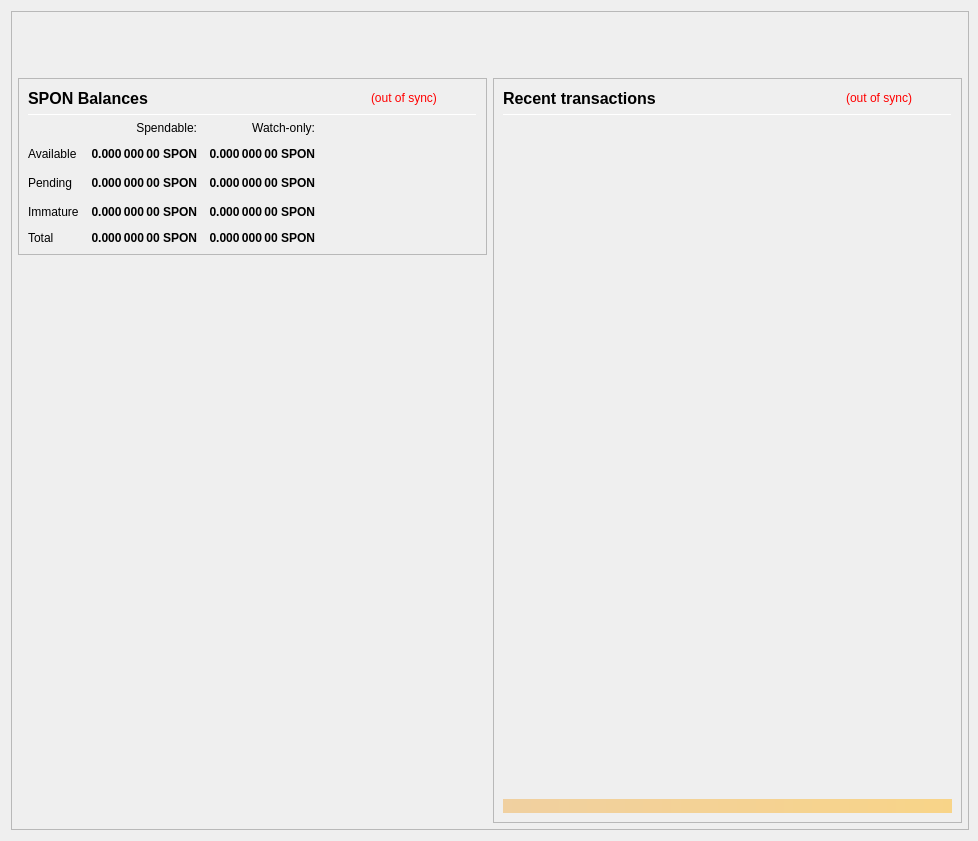
<?xml version="1.0" encoding="UTF-8"?>
<ui version="4.0">
 <class>OverviewPage</class>
 <widget class="QWidget" name="OverviewPage">
  <property name="geometry">
   <rect>
    <x>0</x>
    <y>0</y>
    <width>978</width>
    <height>841</height>
   </rect>
  </property>
  <property name="minimumSize">
   <size>
    <width>960</width>
    <height>682</height>
   </size>
  </property>
  <property name="font">
   <font>
    <weight>50</weight>
    <bold>false</bold>
   </font>
  </property>
  <property name="windowTitle">
   <string>Form</string>
  </property>
  <layout class="QVBoxLayout" name="topLayout" stretch="0">
   <property name="rightMargin">
    <number>9</number>
   </property>
   <item>
    <widget class="QFrame" name="frame_BG">
     <property name="minimumSize">
      <size>
       <width>850</width>
       <height>610</height>
      </size>
     </property>
     <property name="maximumSize">
      <size>
       <width>16777215</width>
       <height>16777215</height>
      </size>
     </property>
     <property name="frameShape">
      <enum>QFrame::StyledPanel</enum>
     </property>
     <property name="frameShadow">
      <enum>QFrame::Raised</enum>
     </property>
     <layout class="QVBoxLayout" name="verticalLayout_3" stretch="0">
      <property name="leftMargin">
       <number>0</number>
      </property>
      <property name="topMargin">
       <number>0</number>
      </property>
      <property name="rightMargin">
       <number>0</number>
      </property>
      <property name="bottomMargin">
       <number>6</number>
      </property>
      <item>
       <layout class="QVBoxLayout" name="verticalLayout_Master" stretch="0,1">
        <property name="leftMargin">
         <number>0</number>
        </property>
        <property name="topMargin">
         <number>0</number>
        </property>
        <property name="rightMargin">
         <number>0</number>
        </property>
        <property name="bottomMargin">
         <number>0</number>
        </property>
        <item>
         <widget class="QFrame" name="frame_Header">
          <layout class="QVBoxLayout" name="verticalLayout_Header" stretch="0">
           <property name="leftMargin">
            <number>0</number>
           </property>
           <property name="topMargin">
            <number>0</number>
           </property>
           <property name="rightMargin">
            <number>0</number>
           </property>
           <property name="bottomMargin">
            <number>0</number>
           </property>
           <item>
            <layout class="QHBoxLayout" name="horizontalLayout_Header" stretch="1,0">
             <property name="spacing">
              <number>6</number>
             </property>
             <item>
              <spacer name="horizontalSpacer_Header">
               <property name="orientation">
                <enum>Qt::Horizontal</enum>
               </property>
               <property name="sizeHint" stdset="0">
                <size>
                 <width>40</width>
                 <height>20</height>
                </size>
               </property>
              </spacer>
             </item>
             <item>
              <widget class="QLabel" name="labelOverviewHeaderRight">
               <property name="minimumSize">
                <size>
                 <width>464</width>
                 <height>60</height>
                </size>
               </property>
               <property name="maximumSize">
                <size>
                 <width>16777215</width>
                 <height>60</height>
                </size>
               </property>
               <property name="font">
                <font>
                 <pointsize>14</pointsize>
                </font>
               </property>
               <property name="text">
                <string/>
               </property>
               <property name="alignment">
                <set>Qt::AlignRight|Qt::AlignTrailing|Qt::AlignVCenter</set>
               </property>
              </widget>
             </item>
            </layout>
           </item>
          </layout>
         </widget>
        </item>
        <item>
         <widget class="QFrame" name="frame_Content">
          <layout class="QVBoxLayout" name="verticalLayout_Content">
           <property name="leftMargin">
            <number>6</number>
           </property>
           <property name="topMargin">
            <number>0</number>
           </property>
           <property name="rightMargin">
            <number>6</number>
           </property>
           <property name="bottomMargin">
            <number>0</number>
           </property>
           <item>
            <layout class="QHBoxLayout" name="horizontalLayout_Content" stretch="1,1">
             <property name="spacing">
              <number>6</number>
             </property>
             <item>
              <layout class="QVBoxLayout" name="verticalLayout_left" stretch="0,0">
               <item>
                <widget class="QFrame" name="frameBalances">
                 <property name="frameShape">
                  <enum>QFrame::StyledPanel</enum>
                 </property>
                 <property name="frameShadow">
                  <enum>QFrame::Raised</enum>
                 </property>
                 <layout class="QVBoxLayout" name="verticalLayout_4">
                  <item>
                   <layout class="QHBoxLayout" name="hlBalancesHeader" stretch="2,0,0">
                    <property name="spacing">
                     <number>6</number>
                    </property>
                    <item>
                     <widget class="QLabel" name="labelBalances">
                      <property name="minimumSize">
                       <size>
                        <width>0</width>
                        <height>0</height>
                       </size>
                      </property>
                      <property name="font">
                       <font>
                        <pointsize>12</pointsize>
                        <weight>75</weight>
                        <bold>true</bold>
                       </font>
                      </property>
                      <property name="text">
                       <string>SPON Balances</string>
                      </property>
                     </widget>
                    </item>
                    <item>
                     <widget class="QLabel" name="labelWalletStatus">
                      <property name="cursor">
                       <cursorShape>WhatsThisCursor</cursorShape>
                      </property>
                      <property name="toolTip">
                       <string>The displayed information may be out of date. Your wallet automatically synchronizes with the Sponsercoin network after a connection is established, but this process has not completed yet.</string>
                      </property>
                      <property name="styleSheet">
                       <string notr="true">QLabel { color: red; }</string>
                      </property>
                      <property name="text">
                       <string notr="true">(out of sync)</string>
                      </property>
                      <property name="alignment">
                       <set>Qt::AlignLeading|Qt::AlignLeft|Qt::AlignVCenter</set>
                      </property>
                     </widget>
                    </item>
                    <item>
                     <spacer name="hsBalancesHeader">
                      <property name="orientation">
                       <enum>Qt::Horizontal</enum>
                      </property>
                      <property name="sizeHint" stdset="0">
                       <size>
                        <width>40</width>
                        <height>20</height>
                       </size>
                      </property>
                     </spacer>
                    </item>
                   </layout>
                  </item>
                  <item>
                   <widget class="Line" name="lineBalances">
                    <property name="minimumSize">
                     <size>
                      <width>0</width>
                      <height>1</height>
                     </size>
                    </property>
                    <property name="maximumSize">
                     <size>
                      <width>16777215</width>
                      <height>1</height>
                     </size>
                    </property>
                    <property name="orientation">
                     <enum>Qt::Horizontal</enum>
                    </property>
                   </widget>
                  </item>
                  <item>
                   <layout class="QGridLayout" name="gridLayout">
                    <property name="spacing">
                     <number>12</number>
                    </property>
                    <item row="2" column="2">
                     <widget class="QLabel" name="labelWatchPending">
                      <property name="font">
                       <font>
                        <weight>75</weight>
                        <bold>true</bold>
                       </font>
                      </property>
                      <property name="cursor">
                       <cursorShape>ArrowCursor</cursorShape>
                      </property>
                      <property name="toolTip">
                       <string>Unconfirmed transactions to watch-only addresses</string>
                      </property>
                      <property name="text">
                       <string notr="true">0.000 000 00 SPON</string>
                      </property>
                      <property name="alignment">
                       <set>Qt::AlignRight|Qt::AlignTrailing|Qt::AlignVCenter</set>
                      </property>
                      <property name="textInteractionFlags">
                       <set>Qt::NoTextInteraction</set>
                      </property>
                     </widget>
                    </item>
                    <item row="2" column="1">
                     <widget class="QLabel" name="labelUnconfirmed">
                      <property name="font">
                       <font>
                        <weight>75</weight>
                        <bold>true</bold>
                       </font>
                      </property>
                      <property name="cursor">
                       <cursorShape>ArrowCursor</cursorShape>
                      </property>
                      <property name="toolTip">
                       <string>Total of transactions that have yet to be confirmed, and do not yet count toward the spendable balance</string>
                      </property>
                      <property name="text">
                       <string notr="true">0.000 000 00 SPON</string>
                      </property>
                      <property name="alignment">
                       <set>Qt::AlignRight|Qt::AlignTrailing|Qt::AlignVCenter</set>
                      </property>
                      <property name="textInteractionFlags">
                       <set>Qt::NoTextInteraction</set>
                      </property>
                     </widget>
                    </item>
                    <item row="3" column="2">
                     <widget class="QLabel" name="labelWatchImmature">
                      <property name="font">
                       <font>
                        <weight>75</weight>
                        <bold>true</bold>
                       </font>
                      </property>
                      <property name="cursor">
                       <cursorShape>ArrowCursor</cursorShape>
                      </property>
                      <property name="toolTip">
                       <string>Staked or masternode rewards in watch-only addresses that has not yet matured</string>
                      </property>
                      <property name="text">
                       <string notr="true">0.000 000 00 SPON</string>
                      </property>
                      <property name="alignment">
                       <set>Qt::AlignRight|Qt::AlignTrailing|Qt::AlignVCenter</set>
                      </property>
                      <property name="textInteractionFlags">
                       <set>Qt::NoTextInteraction</set>
                      </property>
                     </widget>
                    </item>
                    <item row="4" column="0">
                     <widget class="QLabel" name="labelTotalText">
                      <property name="text">
                       <string>Total</string>
                      </property>
                      <property name="textInteractionFlags">
                       <set>Qt::NoTextInteraction</set>
                      </property>
                     </widget>
                    </item>
                    <item row="3" column="1">
                     <widget class="QLabel" name="labelImmature">
                      <property name="font">
                       <font>
                        <weight>75</weight>
                        <bold>true</bold>
                       </font>
                      </property>
                      <property name="cursor">
                       <cursorShape>ArrowCursor</cursorShape>
                      </property>
                      <property name="toolTip">
                       <string>Staked or masternode rewards that has not yet matured</string>
                      </property>
                      <property name="text">
                       <string notr="true">0.000 000 00 SPON</string>
                      </property>
                      <property name="alignment">
                       <set>Qt::AlignRight|Qt::AlignTrailing|Qt::AlignVCenter</set>
                      </property>
                      <property name="textInteractionFlags">
                       <set>Qt::NoTextInteraction</set>
                      </property>
                     </widget>
                    </item>
                    <item row="2" column="3">
                     <spacer name="hsBalances">
                      <property name="orientation">
                       <enum>Qt::Horizontal</enum>
                      </property>
                      <property name="sizeHint" stdset="0">
                       <size>
                        <width>40</width>
                        <height>20</height>
                       </size>
                      </property>
                     </spacer>
                    </item>
                    <item row="3" column="0">
                     <widget class="QLabel" name="labelImmatureText">
                      <property name="text">
                       <string>Immature</string>
                      </property>
                      <property name="textInteractionFlags">
                       <set>Qt::NoTextInteraction</set>
                      </property>
                     </widget>
                    </item>
                    <item row="4" column="1">
                     <widget class="QLabel" name="labelTotal">
                      <property name="font">
                       <font>
                        <weight>75</weight>
                        <bold>true</bold>
                       </font>
                      </property>
                      <property name="cursor">
                       <cursorShape>ArrowCursor</cursorShape>
                      </property>
                      <property name="toolTip">
                       <string>Your current total balance</string>
                      </property>
                      <property name="text">
                       <string notr="true">0.000 000 00 SPON</string>
                      </property>
                      <property name="alignment">
                       <set>Qt::AlignRight|Qt::AlignTrailing|Qt::AlignVCenter</set>
                      </property>
                      <property name="textInteractionFlags">
                       <set>Qt::NoTextInteraction</set>
                      </property>
                     </widget>
                    </item>
                    <item row="4" column="2">
                     <widget class="QLabel" name="labelWatchTotal">
                      <property name="font">
                       <font>
                        <weight>75</weight>
                        <bold>true</bold>
                       </font>
                      </property>
                      <property name="cursor">
                       <cursorShape>ArrowCursor</cursorShape>
                      </property>
                      <property name="toolTip">
                       <string>Current total balance in watch-only addresses</string>
                      </property>
                      <property name="text">
                       <string notr="true">0.000 000 00 SPON</string>
                      </property>
                      <property name="alignment">
                       <set>Qt::AlignRight|Qt::AlignTrailing|Qt::AlignVCenter</set>
                      </property>
                      <property name="textInteractionFlags">
                       <set>Qt::NoTextInteraction</set>
                      </property>
                     </widget>
                    </item>
                    <item row="0" column="2">
                     <widget class="QLabel" name="labelWatchonly">
                      <property name="text">
                       <string>Watch-only:</string>
                      </property>
                      <property name="alignment">
                       <set>Qt::AlignRight|Qt::AlignTrailing|Qt::AlignVCenter</set>
                      </property>
                     </widget>
                    </item>
                    <item row="1" column="0">
                     <widget class="QLabel" name="labelBalanceText">
                      <property name="text">
                       <string>Available</string>
                      </property>
                      <property name="textInteractionFlags">
                       <set>Qt::NoTextInteraction</set>
                      </property>
                     </widget>
                    </item>
                    <item row="1" column="1">
                     <widget class="QLabel" name="labelBalance">
                      <property name="font">
                       <font>
                        <weight>75</weight>
                        <bold>true</bold>
                       </font>
                      </property>
                      <property name="cursor">
                       <cursorShape>ArrowCursor</cursorShape>
                      </property>
                      <property name="toolTip">
                       <string>Your current spendable balance</string>
                      </property>
                      <property name="text">
                       <string notr="true">0.000 000 00 SPON</string>
                      </property>
                      <property name="alignment">
                       <set>Qt::AlignRight|Qt::AlignTrailing|Qt::AlignVCenter</set>
                      </property>
                      <property name="textInteractionFlags">
                       <set>Qt::NoTextInteraction</set>
                      </property>
                     </widget>
                    </item>
                    <item row="1" column="2">
                     <widget class="QLabel" name="labelWatchAvailable">
                      <property name="font">
                       <font>
                        <weight>75</weight>
                        <bold>true</bold>
                       </font>
                      </property>
                      <property name="cursor">
                       <cursorShape>ArrowCursor</cursorShape>
                      </property>
                      <property name="toolTip">
                       <string>Your current balance in watch-only addresses</string>
                      </property>
                      <property name="text">
                       <string notr="true">0.000 000 00 SPON</string>
                      </property>
                      <property name="alignment">
                       <set>Qt::AlignRight|Qt::AlignTrailing|Qt::AlignVCenter</set>
                      </property>
                      <property name="textInteractionFlags">
                       <set>Qt::NoTextInteraction</set>
                      </property>
                     </widget>
                    </item>
                    <item row="2" column="0">
                     <widget class="QLabel" name="labelPendingText">
                      <property name="text">
                       <string>Pending</string>
                      </property>
                      <property name="textInteractionFlags">
                       <set>Qt::NoTextInteraction</set>
                      </property>
                     </widget>
                    </item>
                    <item row="0" column="1">
                     <widget class="QLabel" name="labelSpendable">
                      <property name="text">
                       <string>Spendable:</string>
                      </property>
                      <property name="alignment">
                       <set>Qt::AlignRight|Qt::AlignTrailing|Qt::AlignVCenter</set>
                      </property>
                     </widget>
                    </item>
                   </layout>
                  </item>
                 </layout>
                </widget>
               </item>
               <item>
                <spacer name="verticalSpacer">
                 <property name="orientation">
                  <enum>Qt::Vertical</enum>
                 </property>
                 <property name="sizeHint" stdset="0">
                  <size>
                   <width>20</width>
                   <height>40</height>
                  </size>
                 </property>
                </spacer>
               </item>
              </layout>
             </item>
             <item>
              <layout class="QVBoxLayout" name="verticalLayout_right" stretch="1">
               <item>
                <widget class="QFrame" name="frame_RecentTransactions">
                 <property name="minimumSize">
                  <size>
                   <width>0</width>
                   <height>0</height>
                  </size>
                 </property>
                 <property name="frameShape">
                  <enum>QFrame::StyledPanel</enum>
                 </property>
                 <property name="frameShadow">
                  <enum>QFrame::Raised</enum>
                 </property>
                 <layout class="QVBoxLayout" name="verticalLayout_1" stretch="0,0,0,0,0">
                  <item>
                   <layout class="QHBoxLayout" name="horizontalLayout_2" stretch="2,0,0">
                    <property name="spacing">
                     <number>3</number>
                    </property>
                    <item>
                     <widget class="QLabel" name="label_4">
                      <property name="minimumSize">
                       <size>
                        <width>0</width>
                        <height>20</height>
                       </size>
                      </property>
                      <property name="font">
                       <font>
                        <pointsize>12</pointsize>
                        <weight>75</weight>
                        <bold>true</bold>
                       </font>
                      </property>
                      <property name="text">
                       <string>Recent transactions</string>
                      </property>
                     </widget>
                    </item>
                    <item>
                     <widget class="QLabel" name="labelTransactionsStatus">
                      <property name="cursor">
                       <cursorShape>WhatsThisCursor</cursorShape>
                      </property>
                      <property name="toolTip">
                       <string>The displayed information may be out of date. Your wallet automatically synchronizes with the Sponsercoin network after a connection is established, but this process has not completed yet.</string>
                      </property>
                      <property name="styleSheet">
                       <string notr="true">QLabel { color: red; }</string>
                      </property>
                      <property name="text">
                       <string notr="true">(out of sync)</string>
                      </property>
                      <property name="alignment">
                       <set>Qt::AlignRight|Qt::AlignTrailing|Qt::AlignVCenter</set>
                      </property>
                     </widget>
                    </item>
                    <item>
                     <spacer name="horizontalSpacer">
                      <property name="orientation">
                       <enum>Qt::Horizontal</enum>
                      </property>
                      <property name="sizeHint" stdset="0">
                       <size>
                        <width>40</width>
                        <height>20</height>
                       </size>
                      </property>
                     </spacer>
                    </item>
                   </layout>
                  </item>
                  <item>
                   <widget class="Line" name="line">
                    <property name="minimumSize">
                     <size>
                      <width>0</width>
                      <height>1</height>
                     </size>
                    </property>
                    <property name="maximumSize">
                     <size>
                      <width>16777215</width>
                      <height>1</height>
                     </size>
                    </property>
                    <property name="orientation">
                     <enum>Qt::Horizontal</enum>
                    </property>
                   </widget>
                  </item>
                  <item>
                   <widget class="QListView" name="listTransactions">
                    <property name="minimumSize">
                     <size>
                      <width>0</width>
                      <height>0</height>
                     </size>
                    </property>
                    <property name="styleSheet">
                     <string notr="true">QListView { background: transparent; }</string>
                    </property>
                    <property name="frameShape">
                     <enum>QFrame::NoFrame</enum>
                    </property>
                    <property name="verticalScrollBarPolicy">
                     <enum>Qt::ScrollBarAlwaysOff</enum>
                    </property>
                    <property name="horizontalScrollBarPolicy">
                     <enum>Qt::ScrollBarAlwaysOff</enum>
                    </property>
                    <property name="selectionMode">
                     <enum>QAbstractItemView::NoSelection</enum>
                    </property>
                   </widget>
                  </item>
                  <item>
                   <spacer name="verticalSpacer_2">
                    <property name="orientation">
                     <enum>Qt::Vertical</enum>
                    </property>
                    <property name="sizeType">
                     <enum>QSizePolicy::Expanding</enum>
                    </property>
                    <property name="sizeHint" stdset="0">
                     <size>
                      <width>20</width>
                      <height>40</height>
                     </size>
                    </property>
                   </spacer>
                  </item>
                  <item>
                   <widget class="QLabel" name="labelAlerts">
                    <property name="maximumSize">
                     <size>
                      <width>16777215</width>
                      <height>16777215</height>
                     </size>
                    </property>
                    <property name="styleSheet">
                     <string notr="true">background-color: qlineargradient(x1: 0, y1: 0, x2: 1, y2: 0, stop:0 #F0D0A0, stop:1 #F8D488); color:#000000;</string>
                    </property>
                    <property name="text">
                     <string/>
                    </property>
                    <property name="wordWrap">
                     <bool>true</bool>
                    </property>
                    <property name="margin">
                     <number>3</number>
                    </property>
                   </widget>
                  </item>
                 </layout>
                </widget>
               </item>
              </layout>
             </item>
            </layout>
           </item>
          </layout>
         </widget>
        </item>
       </layout>
      </item>
     </layout>
    </widget>
   </item>
  </layout>
 </widget>
 <resources/>
 <connections/>
</ui>
